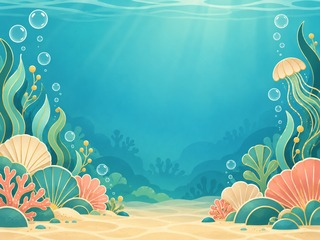
#> input picture variants/mk1-3290-v2/assets/prepared/011.jpg, 320 x 240 px
$ python -i prepare_new_content.py   (imports and definitions only)
#> lines starting #> are read from the running program, lines starting #| are printed output that depends on the picture; after the words box and inside, x2 and y2 are one past the last pixel; in counts of white or black regions, pixels touching at a corner belong together
#!/usr/bin/env python3
"""Convert replacement artwork into the stock MK1-3290-V2 resource formats. Offline only.

    tools/prepare_new_content.py SOURCE_DIR OUTPUT_DIR

Formats, taken from the stock resources and firmware:
- Photo frames 001-010: 1280x720 baseline JPEG. The firmware (RAM 0x02043898) zeroes
  every decoded pixel with Y <= 26 and treats it as transparent. Background becomes
  exact black; artwork brightness is lifted to Y >= 40 + Y*215/255. A closed loop
  re-encodes until no artwork pixel decodes at Y <= 30.
- Screens 011, 033, 048, 049: 320x240 baseline JPEG (4:2:0).
- Menu buttons 032, 034-038: 96x96 24-bit bottom-up BMP with the stock header (54-byte
  header, 2 trailing zero bytes, 3779 ppm). Outside the rounded square: exact
  (140,140,140), the stock background/key colour.
- Menu 033: background 011 + the six buttons at 86x86 in the stock grid.
Needs numpy and Pillow.
"""
import io
import json
import struct
import sys
from collections import deque
from pathlib import Path

import numpy as np
from PIL import Image, ImageDraw

KEY = (140, 140, 140)
THRESHOLD = 26                       # firmware: decoded Y <= 26 -> transparent
SAFE = 30                            # artwork must decode above this
FRAME_SIZE, SCREEN_SIZE = (1280, 720), (320, 240)
MENU_SLOTS = {35: (17, 22), 38: (117, 22), 32: (218, 22),       # measured in stock 033
              36: (17, 131), 34: (117, 131), 37: (218, 131)}
MENU_ICON = 86


# [4 lines left out: function jpeg, not called in this run]


def decode_y(data):
    return np.asarray(Image.open(io.BytesIO(data)).convert('YCbCr'))[:, :, 0].astype(int)


# [50 lines left out: functions frame, preview, screen, not called in this run]


def button_alpha(im):
    """Soft mask of the rounded square: flood the background in from the four corners."""
    a = np.asarray(im.convert('RGB')).astype(float)
    h, w = a.shape[:2]
    corner = np.median(np.stack([a[0, 0], a[0, -1], a[-1, 0], a[-1, -1]]), axis=0)
    dist = np.sqrt(((a - corner) ** 2).sum(axis=2))
    bg = np.zeros((h, w), bool)
    q = deque([(0, 0), (0, w - 1), (h - 1, 0), (h - 1, w - 1)])
    while q:
        y, x = q.popleft()
        if not (0 <= y < h and 0 <= x < w) or bg[y, x] or dist[y, x] > 60:
            continue
        if min(y, h - 1 - y) > 20 and min(x, w - 1 - x) > 20:   # stay near the edge/corners
            continue
        bg[y, x] = True
        q.extend(((y + 1, x), (y - 1, x), (y, x + 1), (y, x - 1)))
    alpha = np.where(bg, 0.0, 1.0)
    edge = ~bg & np.zeros_like(bg)
    for dy, dx in ((1, 0), (-1, 0), (0, 1), (0, -1)):
        edge |= ~bg & np.roll(bg, (dy, dx), (0, 1))
    alpha[edge] = np.clip((dist[edge] - 20) / 80, 0.35, 1.0)    # antialias the outline
    return alpha


def button_bmp(src):
#> called with src = '../assets/prepared/011.jpg'
    im = Image.open(src).convert('RGB').resize((96, 96), Image.LANCZOS)
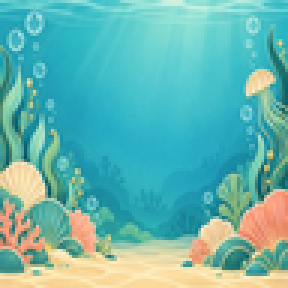
#> im: PIL image 96x96 RGB (shown 3 times larger); mean R, G, B 102.5, 182.2, 175.3
    alpha = button_alpha(im)
#> in button_alpha, `corner = np.median(np.stack([a[0, 0], a[0, -1], a[-1, 0], a[-1, -1]]),..`: corner = [173.5, 206.5, 179.5]
#> in button_alpha, `dist = np.sqrt(((a - corner) ** 2).sum(axis=2))`:
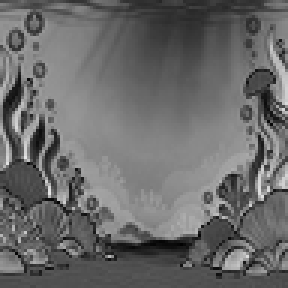
#> dist: shape (96, 96) float64 (shown 3 times larger); min 1.66, max 229.1, mean 106.4
#> after the loop in button_alpha, `while q:`: bg: shape (96, 96) bool; every value is 0
#> in button_alpha, `alpha = np.where(bg, 0.0, 1.0)`: alpha: shape (96, 96) float64; every value is 1
    a = np.asarray(im).astype(float)
    out = a * alpha[..., None] + np.array(KEY) * (1 - alpha[..., None])
    out = np.clip(np.rint(out), 0, 255).astype(np.uint8)
    out[alpha < 0.5] = KEY
    inside = (alpha >= 0.5) & np.all(out == KEY, axis=2)
    out[inside] = (141, 140, 140)                                # never the key colour inside
    rows = b''.join(out[y][:, ::-1].tobytes() for y in range(95, -1, -1))  # bottom-up, BGR
    header = struct.pack('<2sIHHI', b'BM', 27704, 0, 0, 54) + struct.pack('<IiiHHIIiiII', 40, 96, 96, 1, 24, 0, 27650, 3779, 3779, 0, 0)
    data = header + rows + b'\0\0'
    assert len(data) == 27704
    return data, Image.fromarray(np.asarray(im)), alpha


# [57 lines left out: function main, not called in this run]


# [2 lines not run here, left out]

>>> result = button_bmp('../assets/prepared/011.jpg')

$ run again, on variants/mk1-3290-v2/assets/prepared/001.jpg
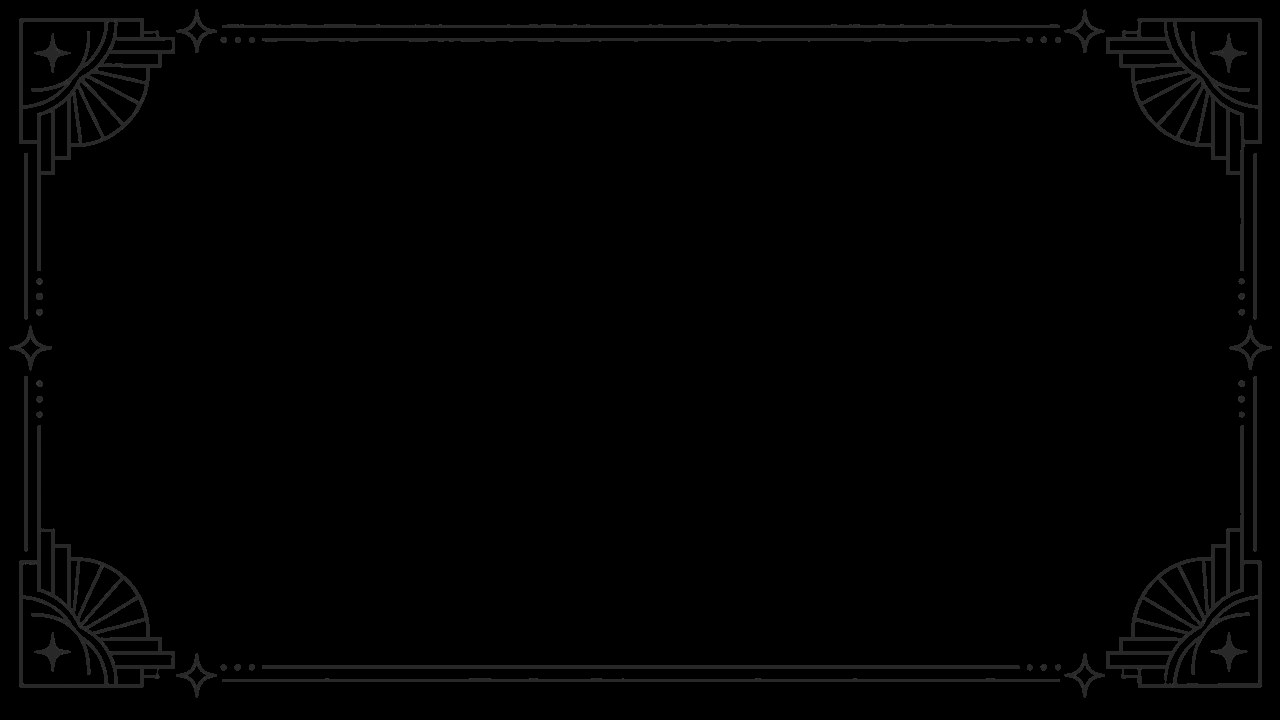
#> input picture variants/mk1-3290-v2/assets/prepared/001.jpg, 1280 x 720 px
#> corner = [0, 0, 0]
#> after the loop in button_alpha, `while q:`:
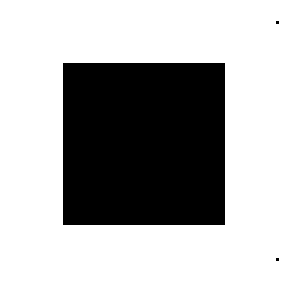
#> bg: shape (96, 96) bool (shown 3 times larger); 68.3% white; 3 black regions (2 under 20 px), largest, box (x1, y1, x2, y2) and area: (21, 21, 75, 75) 2916
#> in button_bmp, `out[alpha < 0.5] = KEY`:
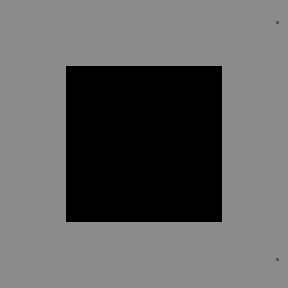
#> out: shape (96, 96, 3) (shown 3 times larger); min 0, max 140, mean 98.9

$ run again, on variants/mk1-3290-v2/assets/prepared/002.jpg
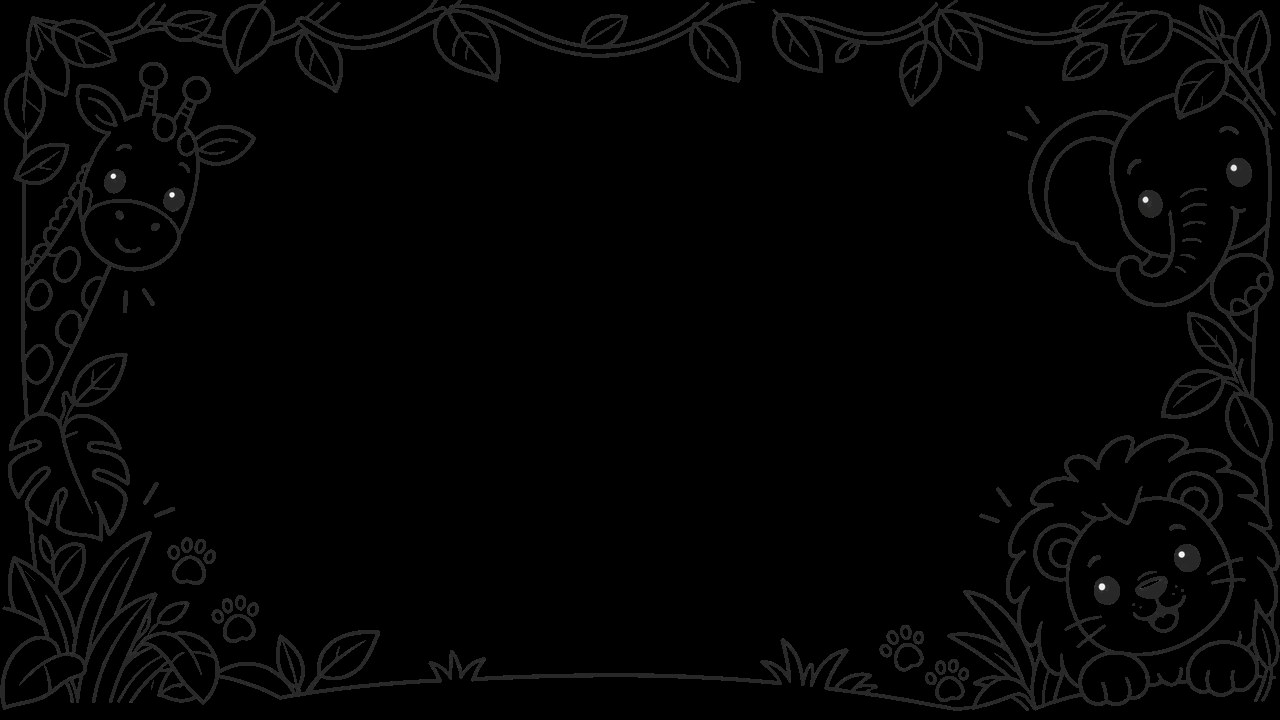
#> input picture variants/mk1-3290-v2/assets/prepared/002.jpg, 1280 x 720 px
#> corner = [0, 0, 0]
#> after the loop in button_alpha, `while q:`:
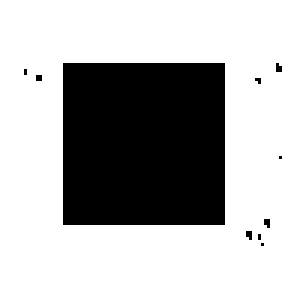
#> bg: shape (96, 96) bool (shown 3 times larger); 68.1% white; 10 black regions (9 under 20 px), largest, box (x1, y1, x2, y2) and area: (21, 21, 75, 75) 2916
#> in button_bmp, `out[alpha < 0.5] = KEY`:
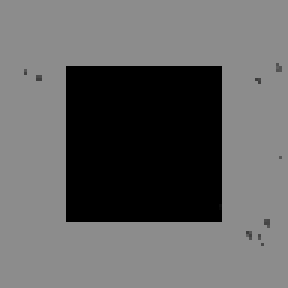
#> out: shape (96, 96, 3) (shown 3 times larger); min 0, max 140, mean 98.7
